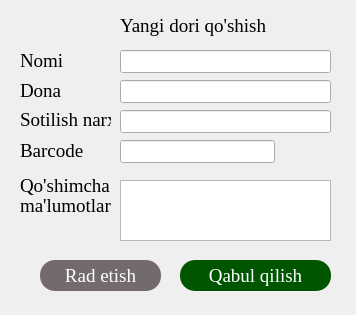
<?xml version="1.0" encoding="UTF-8"?>
<ui version="4.0">
 <class>Form</class>
 <widget class="QWidget" name="Form">
  <property name="geometry">
   <rect>
    <x>0</x>
    <y>0</y>
    <width>356</width>
    <height>315</height>
   </rect>
  </property>
  <property name="minimumSize">
   <size>
    <width>356</width>
    <height>315</height>
   </size>
  </property>
  <property name="maximumSize">
   <size>
    <width>356</width>
    <height>315</height>
   </size>
  </property>
  <property name="font">
   <font>
    <family>Times New Roman</family>
    <pointsize>14</pointsize>
   </font>
  </property>
  <property name="windowTitle">
   <string>Dori qo'shish</string>
  </property>
  <widget class="QLabel" name="label_2">
   <property name="geometry">
    <rect>
     <x>20</x>
     <y>50</y>
     <width>91</width>
     <height>21</height>
    </rect>
   </property>
   <property name="font">
    <font>
     <family>Times New Roman</family>
     <pointsize>14</pointsize>
    </font>
   </property>
   <property name="text">
    <string>Nomi</string>
   </property>
  </widget>
  <widget class="QLabel" name="label">
   <property name="geometry">
    <rect>
     <x>120</x>
     <y>10</y>
     <width>161</width>
     <height>31</height>
    </rect>
   </property>
   <property name="font">
    <font>
     <family>Times New Roman</family>
     <pointsize>14</pointsize>
    </font>
   </property>
   <property name="text">
    <string>Yangi dori qo'shish</string>
   </property>
  </widget>
  <widget class="QPushButton" name="pushButton">
   <property name="geometry">
    <rect>
     <x>40</x>
     <y>260</y>
     <width>121</width>
     <height>31</height>
    </rect>
   </property>
   <property name="font">
    <font>
     <family>Times New Roman</family>
     <pointsize>14</pointsize>
    </font>
   </property>
   <property name="styleSheet">
    <string notr="true">color: rgb(255, 255, 255);
background-color: rgb(115, 107, 107);
border-radius:15px;</string>
   </property>
   <property name="text">
    <string>Rad etish</string>
   </property>
  </widget>
  <widget class="QLineEdit" name="lineEdit_2">
   <property name="geometry">
    <rect>
     <x>120</x>
     <y>80</y>
     <width>211</width>
     <height>23</height>
    </rect>
   </property>
   <property name="font">
    <font>
     <family>Times New Roman</family>
     <pointsize>14</pointsize>
    </font>
   </property>
  </widget>
  <widget class="QPushButton" name="pushButton_2">
   <property name="geometry">
    <rect>
     <x>180</x>
     <y>260</y>
     <width>151</width>
     <height>31</height>
    </rect>
   </property>
   <property name="font">
    <font>
     <family>Times New Roman</family>
     <pointsize>14</pointsize>
    </font>
   </property>
   <property name="styleSheet">
    <string notr="true">color: rgb(255, 255, 255);
background-color: rgb(0, 85, 0);
border-radius:15px;</string>
   </property>
   <property name="text">
    <string>Qabul qilish</string>
   </property>
  </widget>
  <widget class="QLineEdit" name="lineEdit_3">
   <property name="geometry">
    <rect>
     <x>120</x>
     <y>110</y>
     <width>211</width>
     <height>23</height>
    </rect>
   </property>
   <property name="font">
    <font>
     <family>Times New Roman</family>
     <pointsize>14</pointsize>
    </font>
   </property>
  </widget>
  <widget class="QLabel" name="label_5">
   <property name="geometry">
    <rect>
     <x>20</x>
     <y>110</y>
     <width>91</width>
     <height>20</height>
    </rect>
   </property>
   <property name="font">
    <font>
     <family>Times New Roman</family>
     <pointsize>14</pointsize>
    </font>
   </property>
   <property name="text">
    <string>Sotilish narx</string>
   </property>
  </widget>
  <widget class="QLineEdit" name="lineEdit">
   <property name="geometry">
    <rect>
     <x>120</x>
     <y>50</y>
     <width>211</width>
     <height>23</height>
    </rect>
   </property>
   <property name="font">
    <font>
     <family>Times New Roman</family>
     <pointsize>14</pointsize>
    </font>
   </property>
  </widget>
  <widget class="QLineEdit" name="lineEdit_5">
   <property name="geometry">
    <rect>
     <x>120</x>
     <y>140</y>
     <width>155</width>
     <height>23</height>
    </rect>
   </property>
   <property name="font">
    <font>
     <family>Times New Roman</family>
     <pointsize>14</pointsize>
    </font>
   </property>
  </widget>
  <widget class="QLabel" name="label_10">
   <property name="geometry">
    <rect>
     <x>20</x>
     <y>190</y>
     <width>101</width>
     <height>31</height>
    </rect>
   </property>
   <property name="font">
    <font>
     <family>Times New Roman</family>
     <pointsize>14</pointsize>
    </font>
   </property>
   <property name="text">
    <string>ma'lumotlar</string>
   </property>
  </widget>
  <widget class="QLabel" name="label_6">
   <property name="geometry">
    <rect>
     <x>20</x>
     <y>140</y>
     <width>91</width>
     <height>21</height>
    </rect>
   </property>
   <property name="font">
    <font>
     <family>Times New Roman</family>
     <pointsize>14</pointsize>
    </font>
   </property>
   <property name="text">
    <string>Barcode</string>
   </property>
  </widget>
  <widget class="QLabel" name="label_9">
   <property name="geometry">
    <rect>
     <x>20</x>
     <y>170</y>
     <width>101</width>
     <height>31</height>
    </rect>
   </property>
   <property name="font">
    <font>
     <family>Times New Roman</family>
     <pointsize>14</pointsize>
    </font>
   </property>
   <property name="lineWidth">
    <number>0</number>
   </property>
   <property name="midLineWidth">
    <number>2</number>
   </property>
   <property name="text">
    <string>Qo'shimcha</string>
   </property>
  </widget>
  <widget class="QTextEdit" name="textEdit">
   <property name="geometry">
    <rect>
     <x>120</x>
     <y>180</y>
     <width>211</width>
     <height>61</height>
    </rect>
   </property>
   <property name="font">
    <font>
     <family>Times New Roman</family>
     <pointsize>14</pointsize>
    </font>
   </property>
  </widget>
  <widget class="QLabel" name="label_4">
   <property name="geometry">
    <rect>
     <x>20</x>
     <y>80</y>
     <width>91</width>
     <height>21</height>
    </rect>
   </property>
   <property name="font">
    <font>
     <family>Times New Roman</family>
     <pointsize>14</pointsize>
    </font>
   </property>
   <property name="text">
    <string>Dona</string>
   </property>
  </widget>
  <widget class="QPushButton" name="pushButton_3">
   <property name="geometry">
    <rect>
     <x>280</x>
     <y>140</y>
     <width>51</width>
     <height>21</height>
    </rect>
   </property>
   <property name="font">
    <font>
     <family>Times New Roman</family>
     <pointsize>8</pointsize>
    </font>
   </property>
   <property name="styleSheet">
    <string notr="true">border:none;</string>
   </property>
   <property name="text">
    <string/>
   </property>
   <property name="icon">
    <iconset resource="resource.qrc">
     <normaloff>:/png/image/barcode.png</normaloff>:/png/image/barcode.png</iconset>
   </property>
   <property name="iconSize">
    <size>
     <width>80</width>
     <height>60</height>
    </size>
   </property>
  </widget>
 </widget>
 <resources>
  <include location="resource.qrc"/>
 </resources>
 <connections/>
</ui>
